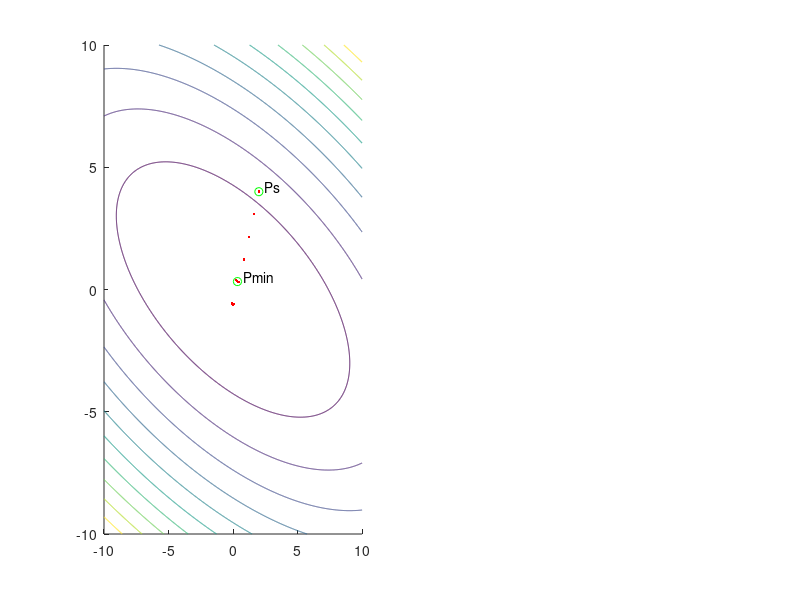

MATLAB code to generate this figure: (Note: this script raises an error after producing the figure.)
clc
clear all
close all

x1a = -10;
x1b = 10;
x2a = -10;
x2b = 10;
format("default")
[x,y]=meshgrid([x1a:0.01:x1b],[x2a:0.01:x2b]);
f = @(x, y)x.^2+2.*x.*y+3*y.^2;
% f = @(x1, x2)x1.^2+2*x1+x2.^2;
Pk = [2; 4];
P0 = Pk;
h = 1; %lambda
subplot(1, 2, 1)
hold on
plot(Pk(1, 1), Pk(2, 1), 'r.')
plot(Pk(1, 1), Pk(2, 1), 'go')
text(Pk(1, 1)+0.2, Pk(2, 1)+0.2, ' Ps')
contour(x, y, f(x, y))
dx = @(x, y) (f(x+h, y)-f(x, y))/h;
dy = @(x, y) (f(x, y+h)-f(x, y))/h;
d2x = @(x, y) (f(x+h, y)-2*f(x, y)+f(x-h, y))/(h^2);
d2y = @(x, y) (f(x, y+h)-2*f(x, y)+f(x, y-h))/(h^2);
dxy = @(x, y) (f(x+h, y+h) - f(x+h, y-h) - f(x-h, y+h) + f(x-h, y-h))/(4*h^2);
tol = 0.01;
tic
iter = 0;
for i=1:1000
    tmp = P0;
    P0 = Pk;
    grad = [dx(Pk(1, 1), Pk(2, 1)); dy(Pk(1, 1), Pk(2, 1))];
    norm = sqrt((grad.'*grad));
    a = h/norm;
    Pk = P0 - a*grad;
    plot(Pk(1, 1), Pk(2, 1), 'r.')
    iter = i;
    if(Pk == [0; 0])
        break;
    elseif((abs(f(Pk(1, 1), Pk(2,1))-f(P0(1, 1), P0(2,1)))<tol))
        break;
    elseif(abs(f(Pk(1, 1), Pk(2,1))-f(tmp(1, 1), tmp(2,1)))==0)
        break;
    end
end
toc
plot(Pk(1, 1), Pk(2, 1), 'go')
text(Pk(1, 1)+0.2, Pk(2, 1)+0.2, ' Pmin')
hold off
Pmin = Pk
iter
Fmin = f(Pk(1, 1), Pk(2, 1))
title("Wartość funkcji w Pmin("+Pmin(1, 1)+", "+Pmin(2, 1)+") = "+Fmin)
subplot(1, 2, 2)
[x,y]=meshgrid([x1a:0.5:x1b],[x2a:0.5:x2b]);
surf(x, y, f(x, y))
title("f(x, y) = x^2+2*x*y+3*y^2")
% title("f(x, y) = x^2+2*x+y^2");

